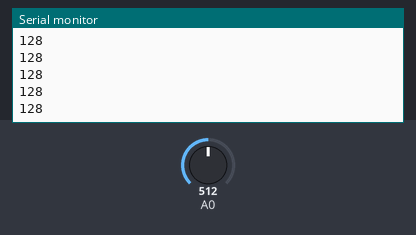
The sketch below on a simulated Arduino Uno, built with avr-gcc and run on an emulated ATmega328P. On the bench: the last lines printed to the serial monitor. The test bench sets the inputs (shaded band); at power-on: A0 = 512.

Above: at 1.2 s.
1.3 s: A0 set to 716
At 2.4 s:
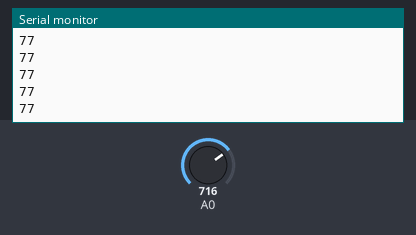
2.8 s: A0 set to 900
At 3.9 s:
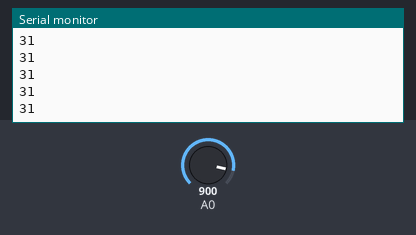
Timing chart, 0 to 5.8 s (numbered marks = the images above; inputs shaded):
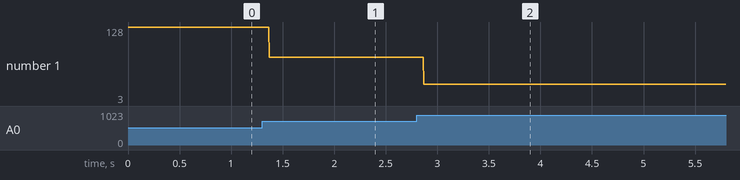

Measured:
- after the input at 1.3 s, the serial monitor: prints a new line after 0.07 s (image 1)
- after the input at 2.8 s, the serial monitor: prints a new line after 0.07 s (image 2)
- plotted number 1: 128 → 77 after the input at 1.3 s, 77 → 3 after the input at 2.8 s

The sketch:

sharpTest.ino
```cpp
void setup() {
  // put your setup code here, to run once:
  Serial.begin(9600);

}

void loop() {
  // put your main code here, to run repeatedly:
  Serial.println(map(analogRead(A0),0 , 1023, 255, 0));
}
```
